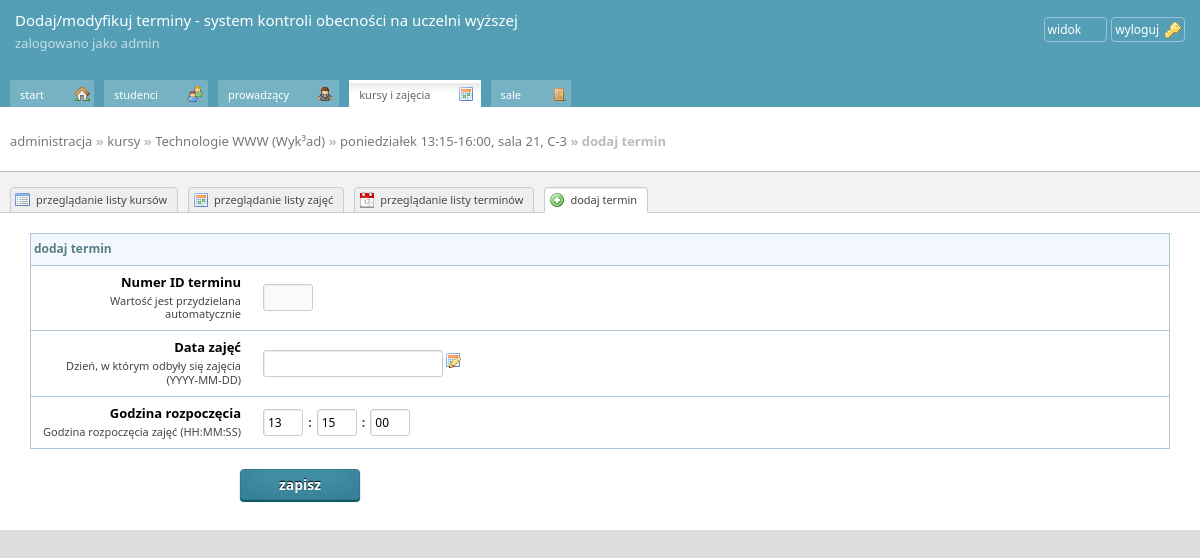
Page /admin.php?p=terminy_edycja&IdZajecia=28 (signed in) on the committed database.
### tables this page shows
CREATE TABLE IF NOT EXISTS `kursy` (
  `KodKursu` varchar(16) NOT NULL,
  `NazwaKursu` varchar(128) NOT NULL,
  `IdFormy` smallint(3) unsigned NOT NULL,
  `ECTS` smallint(2) DEFAULT NULL,
  PRIMARY KEY (`KodKursu`),
  KEY `IdFormy` (`IdFormy`)
);

CREATE TABLE IF NOT EXISTS `formy_kursow` (
  `IdFormy` smallint(3) NOT NULL AUTO_INCREMENT,
  `NazwaFormy` varchar(128) NOT NULL,
  PRIMARY KEY (`IdFormy`)
);

CREATE TABLE IF NOT EXISTS `zajecia` (
  `IdZajecia` mediumint(5) unsigned NOT NULL AUTO_INCREMENT,
  `KodGrupy` varchar(32) DEFAULT NULL,
  `IdSali` mediumint(8) NOT NULL,
  `Dzien` enum('pon','wt','sr','czw','pt','so','ndz') NOT NULL,
  `Godzina` time NOT NULL,
  `GodzinaKoniec` time NOT NULL,
  `Tydzien` enum('T','TN','TP') NOT NULL,
  `KodKursu` varchar(16) NOT NULL,
  `IdProwadzacy` mediumint(5) NOT NULL,
  PRIMARY KEY (`IdZajecia`),
  KEY `KodKursu` (`KodKursu`)
);

CREATE TABLE IF NOT EXISTS `sale` (
  `IdSali` mediumint(8) unsigned NOT NULL AUTO_INCREMENT,
  `Sala` varchar(8) NOT NULL,
  `Budynek` varchar(4) NOT NULL,
  PRIMARY KEY (`IdSali`)
);

### admin.php (called while the page is built, shortened)
<?php
require_once('admin/admin.functions.php');
require_once('admin/configs/database.php');
try
{
  $db = new PDO("mysql:host=".DB_HOST.";dbname=".DB_NAME, DB_USER, DB_PASS);
  $db->query('SET NAMES UTF8');
}
catch(PDOException $e) {echo $e->getMessage();}
$admin=new Admin($db);
if($_SESSION['logged'])
{
	require_once('admin/main.php');
}
?>

### admin/admin.functions.php (called while the page is built, shortened)
<?php
class Admin
{
	public $db;
	public function Admin($baza)
	{
		$this->db=$baza;
	}
	public function Action_PojedynczeZajecia($id)
	{
		$sth=$this->db->prepare('SELECT
	zajecia.IdZajecia as IdZajecia,
	zajecia.Dzien as Dzien,
	zajecia.Godzina as Godzina,
	zajecia.GodzinaKoniec as GodzinaKoniec,
	zajecia.Tydzien as Tydzien,
	zajecia.KodKursu as KodKursu,
	zajecia.IdSali as IdSali,
	zajecia.IdProwadzacy as IdProwadzacy,
	COUNT(terminy.IdTermin) AS LiczbaTerminow,
	(SELECT COUNT(*) FROM zajecia_studentow WHERE zajecia_studentow.IdZajecia=zajecia.IdZajecia) AS ZapisanychStudentow,
	sale.Sala,
	sale.Budynek,
	prowadzacy.Imie as Imie,
	prowadzacy.Nazwisko as Nazwisko,
	prowadzacy.Tytul as Tytul,
	kursy.NazwaKursu as NazwaKursu,
	kursy.IdFormy as IdFormy
	FROM zajecia
	LEFT JOIN kursy ON zajecia.KodKursu=kursy.KodKursu
	LEFT JOIN terminy ON terminy.IdZajecia=zajecia.IdZajecia
	LEFT JOIN sale ON zajecia.IdSali=sale.IdSali
	LEFT JOIN prowadzacy ON prowadzacy.IdProwadzacy=zajecia.IdProwadzacy
	WHERE zajecia.IdZajecia=:IdZajecia
	GROUP BY zajecia.IdZajecia');
		$sth->bindParam('IdZajecia',$id);
		$sth->execute();
		$result = $sth->fetchAll();
		$iter=0;
		foreach($result as $row)
		{
			$iter++;
		}
		if($iter) return $result;
		return false;
	}
}
?>

### admin/terminy.edycja.php (the view, shortened to what this page needs)
<?php
$pageuri="terminy_edycja";
$tryb_edycji=0;
$result=$admin->Action_PojedynczeZajecia($_GET['IdZajecia']);
if($result)
{
	foreach($result as $row)
	{
				switch ($row['Dzien'])
				{
					case 'pon': $row['Dzien']="poniedziałek";break;
				}
				$Dzien=$row['Dzien'];
		$Godzina=date("H:i",strtotime($row['Godzina']));
		$GodzinaKoniec=date("H:i",strtotime($row['GodzinaKoniec']));
		$Tydzien=$row['Tydzien'];
		if($Tydzien=="T") $TydzienLadnie="";
		else $TydzienLadnie=$Tydzien;
		$KodKursu=$row['KodKursu'];
		$Sala=$row['Sala'];
		$Budynek=$row['Budynek'];
		$GodzinyFormat=date("H",strtotime($row['Godzina']));
		$MinutyFormat=date("i",strtotime($row['Godzina']));
		$SekundyFormat=date("s",strtotime($row['Godzina']));
	}
}
if(!$tryb_edycji)
{
				$tytul_belki="dodaj termin";
				$DataFormat="";
}
if($_SERVER['REQUEST_METHOD'] == 'POST')
{
	$_POST['Data']=$_POST['Dzien']." ".$_POST['Godziny'].":".$_POST['Minuty'].":".$_POST['Sekundy'];
	$stronapowrotna="";
	if($_POST['stronapowrotna']=="terminy_obecnosci") $stronapowrotna="_obecnosci";
	if($_POST['tryb_edycji'])
	{
		$response=$admin->Action_AktualizujTermin($_POST);
	}
	else
	{
		$response=$admin->Action_DodajTermin($_POST);
	}
	if($response==true)
	echo '
	<div class="dialog-box">
				<strong class="question">Akcja przebiegła poprawnie.</strong>
				<p>Naciśnij powrót, aby wrócić do listy terminów.</p>
					<div class="button-holder">
					<a href="?p=terminy'.$stronapowrotna.'&id='.$_POST['IdZajecia'].'" class="button"><span class="icon-arrow_left">powrót</span></a>
					<div class="clear"></div>
					</div>
				</div>';
		else echo'
		<div class="dialog-box">
				<strong class="question">Akcja przebiegła niepoprawnie.</strong>
				<p>Nie udało się dodać/zmodyfikować terminu. Sprawdź, czy wypełniłeś poprawnie wszystkie pola.</p>
					<div class="button-holder">
						<a href="?p=terminy'.$stronapowrotna.'&id='.$_POST['IdZajecia'].'" class="button"><span class="icon-arrow_left">powrót</span></a>
					<div class="clear"></div>
					</div>
				</div>';
}
else
{
$sql = "SELECT kursy.NazwaKursu as NazwaKursu,formy_kursow.NazwaFormy as NazwaFormy FROM kursy,formy_kursow WHERE kursy.KodKursu='$KodKursu' AND kursy.IdFormy=formy_kursow.IdFormy";
foreach($db->query($sql) as $informacja_o_kursie);
echo '
<div id="page-title">
		<h2><a href="?p=home">administracja</a> &raquo; <a href="?p=kursy">kursy</a>
&raquo; <a href="?p=zajecia&KodKursu='.$KodKursu.'">'.$informacja_o_kursie['NazwaKursu'].' ('.$informacja_o_kursie['NazwaFormy'].')</a>
&raquo; <a href="?p=terminy&id='.$_GET['IdZajecia'].'">'."$Dzien $TydzienLadnie $Godzina-$GodzinaKoniec, sala $Sala, $Budynek".'</a>
&raquo; '.$tytul_belki.'
</h2>
				<!--<div class="submit_all_forms_button_container no_margin">
					<span></span>
					<button class="submit_all_forms" class="icon-save">Zapisz wszystkie zmiany</button>
				</div>-->
	</div>';
	echo '
<div id="lang-bar">
<ul class="tabs">
<li><a href="?p=kursy" class="tabbutton icon-application_view_list">przeglądanie listy kursów</a></li>
<li><a href="?p=zajecia&KodKursu='.$KodKursu.'" class="tabbutton icon-calendar">przeglądanie listy zajęć</a></li>
<li><a href="?p=terminy&id='.$_GET['IdZajecia'].'" class="tabbutton icon-date">przeglądanie listy terminów</a></li>
<li class="current"><a href="#" class="tabbutton icon-add">'.$tytul_belki.'</a></li>
</ul>
			<div class="clear"></div>
			</div>
';
echo '
	<form action="admin.php?p='.$pageuri.'" method="post" id="form_glowny">
	<input type="hidden" name="IdZajecia" value="'.$_GET['IdZajecia'].'"/>
	<input type="hidden" name="stronapowrotna" value="'.$_GET['frompage'].'"/>
	<table class="pages_table">';
	echo '
	<thead>
		<tr>
			<td colspan="3"><strong>'.$tytul_belki.'</strong></td>
		</tr>
	</thead>
	<tbody>
	<tr>
			<td class="col-title-settings"><strong>Numer ID terminu</strong> Wartość jest przydzielana automatycznie<br/>';
echo '</td>
			<td class="col-input-settings">
<input class="setting-input-text" style="width: 40px;" disabled="disabled" name="IdTermin" value="'.$IdTermin.'"/>';
echo '
</td>
<td class="status"></td>
		</tr>
			<tr>
			<td class="col-title-settings"><strong>Data zajęć</strong>Dzień, w którym odbyły się zajęcia (YYYY-MM-DD)</td>
			<td class="col-input-settings">
			<script type="text/javascript" language="javascript">
			//<![CDATA[
			var availableDates = [
			';
			echo '
			""
			];
			//]]>
			</script>
<input maxlength="128" class="input-datepicker setting-input-text {strictdates:true,required:true,date:true, maxlength:10,minlength:10, messages:{date: \'Wpisz poprawną datę\',required:\'To pole jest wymagane\',minlength:\'Niepoprawna data\',maxlength:\'Niepoprawna data\'}}" style="width: 170px;" type="text" name="Dzien" value="'.$DataFormat.'"/>
</td>
<td class="status"></td>
		</tr>
		<tr>
			';
echo '<td class="col-title-settings"><strong>Godzina rozpoczęcia</strong>Godzina rozpoczęcia zajęć (HH:MM:SS)</td>
			<td class="col-input-settings">
			<input maxlength="2" name="Godziny" class="setting-input-text {required:true,range:[6,22],maxlength:2, messages:{range:\'Poprawna godzina zajęć musi być z przedziału 6 - 22<br/>\',required:\'To pole jest wymagane<br/>\',number:\'Pole godzin może zawierać wyłącznie liczby<br/>\'}}" ';
echo' style="width: 30px;" type="text" value="'.$GodzinyFormat.'"/>
<strong>:</strong>
<input maxlength="2"  name="Minuty" class="setting-input-text {required:true,range:[0,59],maxlength:2, messages:{range:\'Wpisz wartość mniejszą od 60\',required:\'To pole jest wymagane\',number:\'Pole minut może zawierać wyłącznie liczby\'}}" ';
echo' style="width: 30px;" type="text" value="'.$MinutyFormat.'"/>
<strong>:</strong>
<input maxlength="2"  name="Sekundy" class="setting-input-text {required:true,range:[0,59],maxlength:2, messages:{range:\'Wpisz wartość mniejszą od 60\',required:\'To pole jest wymagane\',number:\'Pole sekund może zawierać wyłącznie liczby\'}}" ';
echo' style="width: 30px;" type="text" value="'.$SekundyFormat.'"/>
';
echo '
</td>
<td class="status"></td>
		</tr>
		</tbody>
	';
echo '
</table>
<input type="hidden" name="tryb_edycji" value="'.$tryb_edycji.'"/>
	<input type="submit" class="submit-button" value="zapisz"/>
	</form>
';
}
?>

### admin/css/main.css (style rules this page uses)
*,head,body,html { margin: 0; padding: 0; font-family:"Segoe UI","Lucida Sans Unicode","Droid Sans",Arial,Tahoma,Verdana,sans-serif; font-size: 12px; }
body { background: #ddd; }
a { color: #408295; }
#page-title { height: 33px; padding-top: 15px; padding-bottom: 15px; }
#page-title h2 { font-size: 13px; color: #bbb; display: block; margin-left: 10px; float: left; margin-top: 9px; }
#page-title h2 a { color: #777; font-weight: normal; text-decoration: none; font-size: 13px; }
#lang-bar { background: #F2F2F2; border-top: 1px #bbb solid; border-bottom: 1px #CCC solid; }
#lang-bar ul li { list-style: none; float: left; margin-left: 10px; margin-top: 14px; }
#lang-bar ul li a { color: #333; font-size: 11px; background-color: #eee; display: block; padding: 4px 10px 5px 10px; text-decoration: none; border: 1px #ccc solid; position: relative; top: 1px; border-radius: 4px 4px 0 0; box-shadow: inset #eee 0px 1px 0px; color: #444; text-shadow: white 0 1px 0px; }
#lang-bar ul li.active a,#lang-bar ul li.current a, #lang-bar ul li a:active { background-color: white; border-bottom-color: white; }
#lang-bar ul li a.tabbutton { background-repeat: no-repeat; background-position: 4px 50%; }
#lang-bar ul li a.tabbutton { padding-left: 25px; }
table.pages_table { border: 1px solid #AEC7D9; border-collapse: collapse; width: 95%; margin: 20px auto; font-size: 13px; color: #444; }
table.pages_table td { border-left:1px dotted #AEC7D9; }
table.pages_table th,table.pages_table td { padding: 5px 10px; border-top: 1px solid #AEC7D9; border-bottom:1px solid #AEC7D9; }
table.pages_table th,table.pages_table thead td,table.pages_table tfoot td { background: url('gfx/table-header.gif') repeat-x 0 0 #F2F8FD; color: #567C89; padding: 7px 3px; font-size: 11px; text-shadow: white 0 1px 0,white 0 0 2px; }
table.pages_table td.col-title-settings { text-align: right; line-height: 120%; width: 200px; font-size: 11px; padding: 10px 10px; }
table.pages_table td.col-title-settings strong { display: block; margin-bottom: 5px; color: black; font-size: 13px; }
table.pages_table td.col-input-settings { border-left: 0 !important; border-right: 0 !important; width: 250px; }
table.pages_table td.status { border-left: 0 !important; border-right: 0 !important; }
td { line-height: 150%; }
input.submit-button { border: 0; font-size: 14px; font-weight: bold; color: white; background-color: #4F9AB0; padding: 5px 0; width: 120px; display: block; margin: 10px 240px; background-position: 6px 50%; background-repeat: no-repeat; box-shadow: inset #2F7A90 0 -11px 33px,#0F5A60 0 2px 0,#aaa 0 1px 2px; text-shadow: black 0 -1px 1px; cursor: pointer; border: 1px #2F7A90 solid; border-radius: 4px; }
input.setting-input-text,input.setting-input-pass { border-style: solid; border-color: #ccc; border-width: 1px; margin: 2px; width: 95%; padding: 4px; border-radius: 3px; box-shadow: inset 1px 1px #eee; }

### admin/css/form.css (style rules this page uses)
#form_glowny table { border-spacing: 0px; border-collapse: collapse; empty-cells: show; }
#form_glowny .status { padding-left: 5px; vertical-align: middle; }

### rows in the picture
kursy: NazwaKursu "Technologie WWW", IdFormy.NazwaFormy "Wyk³ad"
zajecia: Godzina "13:15", GodzinaKoniec "16:00", IdSali.Sala "21", IdSali.Budynek "C-3", Godziny "13", Minuty "15", Sekundy "00"

### other values in the picture
$pagetitle "Dodaj/modyfikuj terminy"
$_SESSION['user_login'] "admin"
$Dzien "poniedziałek"
$tytul_belki "dodaj termin"
